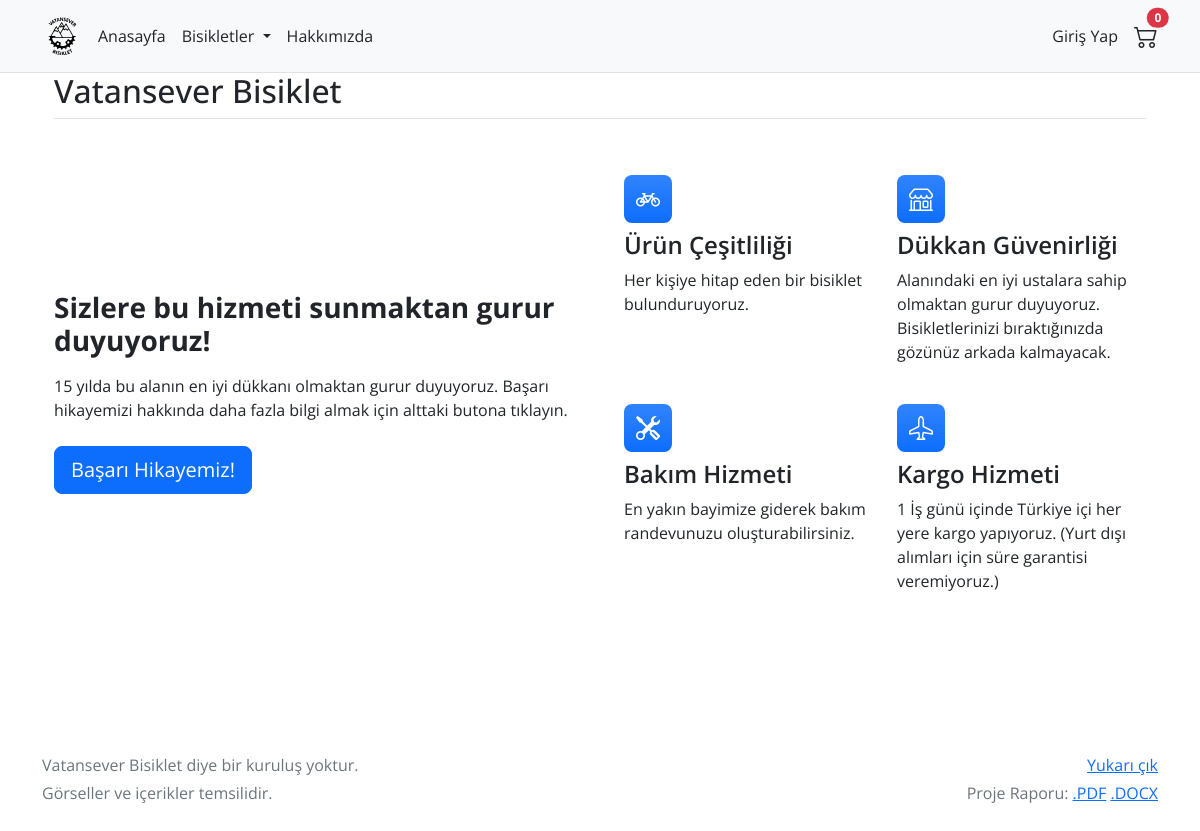
The page / on the database its author committed.
### tables this page shows
CREATE TABLE IF NOT EXISTS `anasayfa_feature` (
  `anabaslik` text DEFAULT NULL,
  `anayazi` text DEFAULT NULL,
  `butonyazi` varchar(100) DEFAULT NULL,
  `butonlink` varchar(100) DEFAULT NULL,
  `simge1` text DEFAULT NULL,
  `baslik1` text DEFAULT NULL,
  `yazi1` text DEFAULT NULL,
  `simge2` text DEFAULT NULL,
  `baslik2` text DEFAULT NULL,
  `yazi2` text DEFAULT NULL,
  `simge3` text DEFAULT NULL,
  `baslik3` text DEFAULT NULL,
  `yazi3` text DEFAULT NULL,
  `simge4` text DEFAULT NULL,
  `baslik4` text DEFAULT NULL,
  `yazi4` text DEFAULT NULL
);

### index.php (the view, shortened to what this page needs)
<!doctype html>
<html lang="en">
  <head>
    <link href="assets/dist/css/bootstrap.min.css" rel="stylesheet">
    <link href="css/style.css" rel="stylesheet">
    <link href="css/features.css" rel="stylesheet">
</head>
<body>
<?php
include('header.php');
$sql = "SELECT * FROM anasayfa ORDER BY carousel_sira ASC";
?>
<main>
<div id="carouselExampleIndicators" class="carousel slide carousel-fade" data-bs-ride="carousel" >
    <div class="carousel-indicators">
    </div>
    <div class="carousel-inner">
    <?php
    $carouselSorgu = mysqli_query($conn,$sql);
    while ($slayt = mysqli_fetch_array($carouselSorgu)) {
        ?>
        <div class="carousel-item <?php if ($slayt[0]== 1) echo "active"; ?>">
            <div class="carousel-caption">
            </div>
        </div>
        <?php
    }
    ?>
    </div>
</div>
<?php
$feature = $conn -> query("SELECT * FROM anasayfa_feature") -> fetch_array();
?>
<div class="container px-4 py-5">
    <h2 class="pb-2 border-bottom">Vatansever Bisiklet</h2>
    <div class="row row-cols-1 row-cols-md-2 align-items-md-center g-5 py-5">
      <div class="col d-flex flex-column align-items-start gap-2">
        <h3 class="fw-bold"><?php echo $feature[0] ?></h3>
        <p class="text-body-secondary"><?php echo $feature[1] ?></p>
        <a href="<?php echo $feature[3] ?>" class="btn btn-primary btn-lg"><?php echo $feature[2] ?></a>
      </div>
      <div class="col">
        <div class="row row-cols-1 row-cols-sm-2 g-4">
          <div class="col d-flex flex-column gap-2">
            <div class="feature-icon-small d-inline-flex align-items-center justify-content-center text-bg-primary bg-gradient fs-4 rounded-3">
              <i class="<?php echo $feature[4] ?>" width="1em" height="1em"></i>
            </div>
            <h4 class="fw-semibold mb-0"><?php echo $feature[5] ?></h4>
            <p class="text-body-secondary"><?php echo $feature[6] ?></p>
          </div>
          <div class="col d-flex flex-column gap-2">
            <div class="feature-icon-small d-inline-flex align-items-center justify-content-center text-bg-primary bg-gradient fs-4 rounded-3">
              <i class="<?php echo $feature[7] ?>" width="1em" height="1em"></i>
            </div>
            <h4 class="fw-semibold mb-0"><?php echo $feature[8] ?></h4>
            <p class="text-body-secondary"><?php echo $feature[9] ?></p>
          </div>
          <div class="col d-flex flex-column gap-2">
            <div class="feature-icon-small d-inline-flex align-items-center justify-content-center text-bg-primary bg-gradient fs-4 rounded-3">
              <i class="<?php echo $feature[10] ?>" width="1em" height="1em"></i>
            </div>
            <h4 class="fw-semibold mb-0"><?php echo $feature[11] ?></h4>
            <p class="text-body-secondary"><?php echo $feature[12] ?></p>
          </div>
          <div class="col d-flex flex-column gap-2">
            <div class="feature-icon-small d-inline-flex align-items-center justify-content-center text-bg-primary bg-gradient fs-4 rounded-3">
              <i class="<?php echo $feature[13] ?>" width="1em" height="1em"></i>
            </div>
            <h4 class="fw-semibold mb-0"><?php echo $feature[14] ?></h4>
            <p class="text-body-secondary"><?php echo $feature[15] ?></p>
          </div>
        </div>
      </div>
    </div>
  </div>
</main>
<?php
include('footer.php');
?>
</body>
</html>

### css/style.css (style rules this page uses)
body { font-family: 'Open Sans', sans-serif; }
.bi { vertical-align: -.125em; fill: currentColor; }
.carousel-caption { top: 50%; left: 5%; text-align: left; }
.modal-open, body { overflow: inherit !important; }

### css/features.css (style rules this page uses)
.feature-icon-small { width: 3rem; height: 3rem; }

### rows shown on the page
anasayfa_feature: anabaslik "Sizlere bu hizmeti sunmaktan gurur duyuyoruz!", anayazi "15 yılda bu alanın en iyi dükkanı olmaktan gurur duyuyoruz. Başarı hikayemizi hakkında daha fazla bilgi almak için alttaki butona tıklayın.", butonyazi "Başarı Hikayemiz!", baslik1 "Ürün Çeşitliliği", yazi1 "Her kişiye hitap eden bir bisiklet bulunduruyoruz.", baslik2 "Dükkan Güvenirliği", yazi2 "Alanındaki en iyi ustalara sahip olmaktan gurur duyuyoruz. Bisikletlerinizi bıraktığınızda gözünüz arkada kalmayacak.", baslik3 "Bakım Hizmeti", yazi3 "En yakın bayimize giderek bakım randevunuzu oluşturabilirsiniz.", baslik4 "Kargo Hizmeti", yazi4 "1 İş günü içinde Türkiye içi her yere kargo yapıyoruz. (Yurt dışı alımları için süre garantisi veremiyoruz.)"
